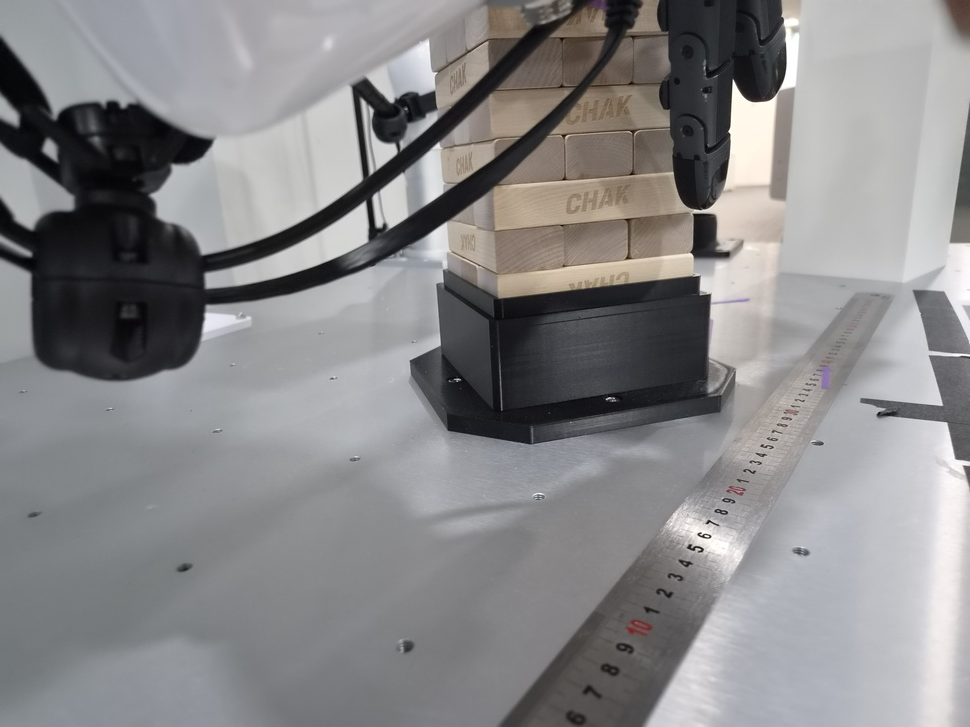
#> input picture 20261021_172041.jpg, 970 x 727 px, shrunk from 4000 x 3000 before the run
$ python -i fit_tower_ref.py   (imports and definitions only)
#> lines starting #> are read from the running program, lines starting #| are printed output that depends on the picture
#> further down, picture is the input picture: shape (727, 970, 3); mean B, G, R 136.6, 135.3, 136.1
"""M1-2: fit the tower height offset (and block height) from reference captures.

Horizontal pose/yaw come from the tag map (tower sits in the jig). The layer-1
bottom height z0 and the effective block height h are found by aligning the
projected layer seams with the dark seam lines in the images.

Usage: .venv/bin/python tools/fit_tower_ref.py [data/ref]
Writes T_tagmap_tower and block height into config/tower_ref.yaml and saves overlays.
"""
import sys
from pathlib import Path

import cv2
import numpy as np
import yaml

ROOT = Path(__file__).resolve().parent.parent
sys.path.insert(0, str(ROOT))
from jenga6dof.localize import camera_pose, load_tagmap, tower_from_faces  # noqa: E402
from jenga6dof.tagmap import detect, make_detector, to_rt  # noqa: E402
from jenga6dof.tower_model import TowerModel  # noqa: E402

MIN_TAGS = 2


def seam_map(bgr):
    """Response image highlighting thin dark horizontal-ish lines (layer seams)."""
    g = cv2.cvtColor(bgr, cv2.COLOR_BGR2GRAY).astype(np.float32)
    k = cv2.getStructuringElement(cv2.MORPH_RECT, (1, 9))
    bh = cv2.morphologyEx(g, cv2.MORPH_BLACKHAT, k)
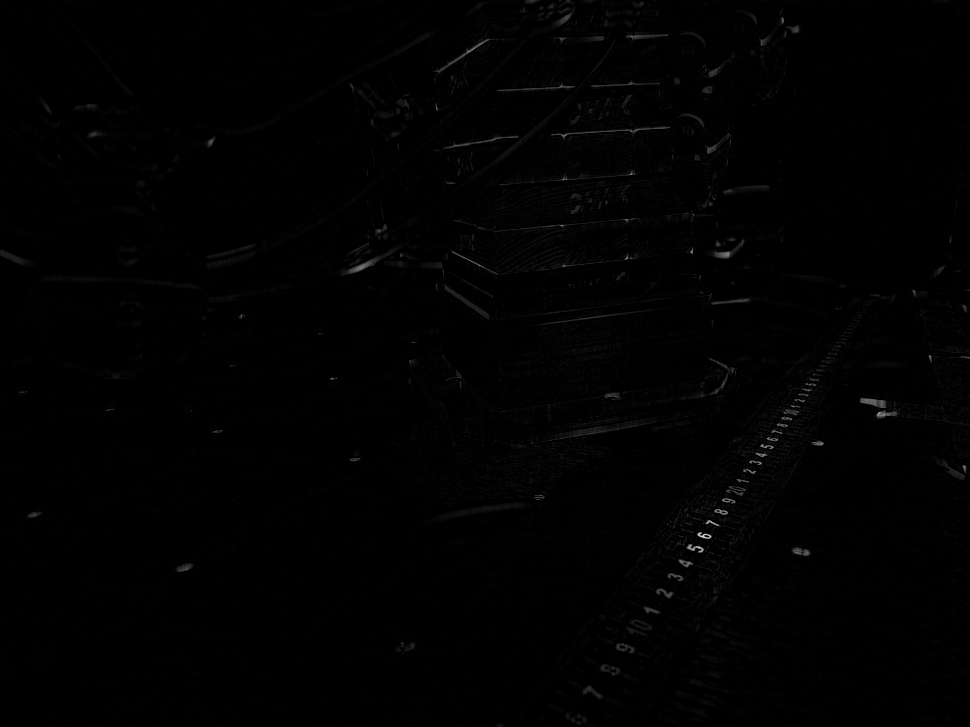
#> bh: shape (727, 970) float32; min 0, max 217, mean 1.4
    return cv2.GaussianBlur(bh, (0, 0), 1.0)


# [122 lines left out: functions seam_points, visible_faces, score, draw_overlay, main, not called in this run]


# [2 lines not run here, left out]

>>> import cv2
>>> picture = cv2.imread('../20261021_172041.jpg')
>>> result = seam_map(picture)
